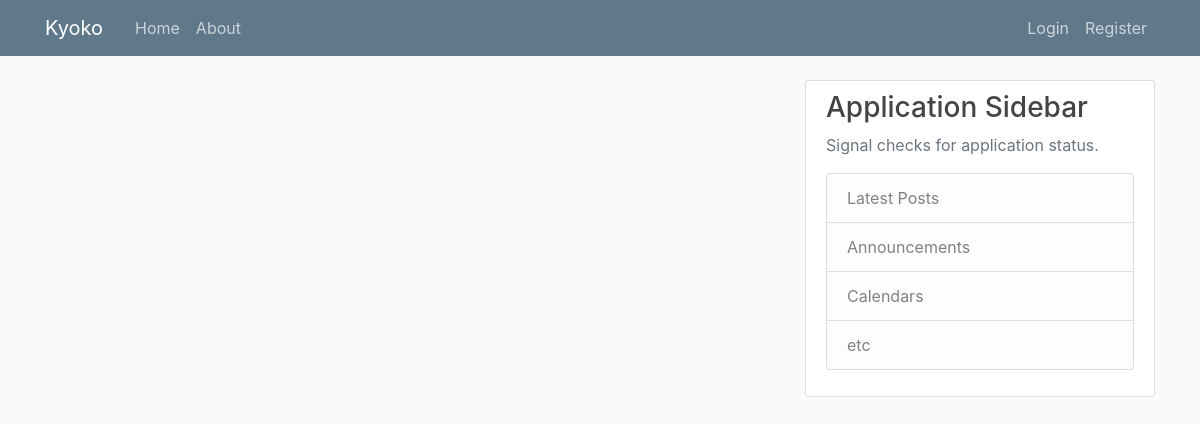
Page /home on the earlier database version.
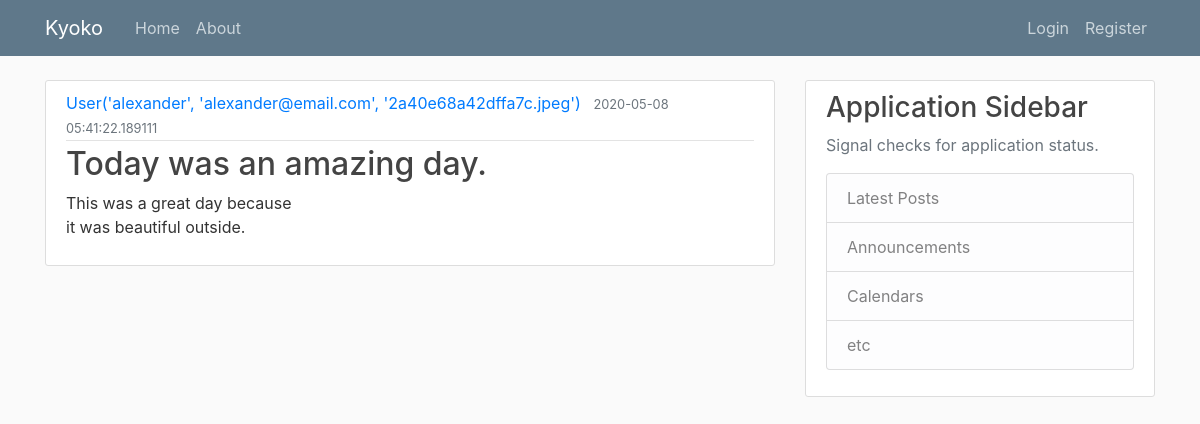
Same page on the later database version.
### helloflask/models.py (models this page shows, shortened)
class Post(db.Model):
    id = db.Column(db.Integer, primary_key=True)
    title = db.Column(db.String(100), nullable=False)
    date_posted = db.Column(db.DateTime, nullable=False, default=datetime.utcnow)
    content = db.Column(db.Text, nullable=False)
    user_id = db.Column(db.Integer, db.ForeignKey('user.id'), nullable=False)

class User(db.Model, UserMixin):
    id = db.Column(db.Integer, primary_key=True)
    username = db.Column(db.String(20), unique=True, nullable=False)
    email = db.Column(db.String(120), unique=True, nullable=False)
    image_file = db.Column(db.String(20), nullable=False, default= 'default.jpeg')
    password = db.Column(db.String(60), nullable=False)
    posts = db.relationship('Post', backref='author', lazy=True)
    def __repr__(self):
        return f"User('{self.username}', '{self.email}', '{self.image_file}')"

### helloflask/routes.py (the view)
@app.route("/") # This is a decorator or s fnction that wraps itself around another function.
@app.route("/home")
def home():
    posts = Post.query.all()
    return render_template('home.html', posts=posts)

### helloflask/templates/home.html
{% extends "layout.html" %}
{% block content %}
   {% for post in posts %}
         <article class="media content-section">
      <div class="media-body">
       <div class="article-metadata">
         <a class="mr-2" href="#">{{ post.author }}</a>
         <small class="text-muted">{{ post.date_posted }}</small>
       </div>
       <h2><a class="article-title" href="#">{{ post.title }}</a></h2>
       <p class="article-content">{{ post.content }}</p>
      </div>
      </article>
    {% endfor %}
{% endblock content %}

### helloflask/templates/layout.html (shortened to what this page needs)
<!DOCTYPE html>
<html>
<head>
    <link rel="stylesheet" href="https://maxcdn.bootstrapcdn.com/bootstrap/4.0.0/css/bootstrap.min.css">
    <link rel="stylesheet" type="text/css" href="{{ url_for('static', filename='main.css') }}">
</head>
<body>
    <header class="site-header">
      <nav class="navbar navbar-expand-md navbar-dark bg-steel fixed-top">
        <div class="container">
          <a class="navbar-brand mr-4" href="/">Kyoko</a>
          <div class="collapse navbar-collapse" id="navbarToggle">
            <div class="navbar-nav mr-auto">
              <a class="nav-item nav-link" href="{{ url_for('home') }}">Home</a>
              <a class="nav-item nav-link" href="{{ url_for('about') }}">About</a>
            </div>
            <div class="navbar-nav">
                {% if current_user.is_authenticated %}
                  <a class="nav-item nav-link" href="{{ url_for('new_post') }}">New Post</a>
                  <a class="nav-item nav-link" href="{{ url_for('account') }}">Account</a>
                  <a class="nav-item nav-link" href="{{ url_for('logout') }}">Logout</a>
                {% else %}
                  <a class="nav-item nav-link" href="{{ url_for('login') }}">Login</a>
                  <a class="nav-item nav-link" href="{{ url_for('register') }}">Register</a>
                {% endif %}
            </div>
          </div>
        </div>
      </nav>
    </header>
    <main role="main" class="container">
      <div class="row">
        <div class="col-md-8">
          {% block content %}{% endblock %}
        </div>
        <div class="col-md-4">
          <div class="content-section">
            <h3>Application Sidebar</h3>
            <p class='text-muted'>Signal checks for application status.
              <ul class="list-group">
                <li class="list-group-item list-group-item-light">Latest Posts</li>
                <li class="list-group-item list-group-item-light">Announcements</li>
                <li class="list-group-item list-group-item-light">Calendars</li>
                <li class="list-group-item list-group-item-light">etc</li>
              </ul>
            </p>
          </div>
        </div>
      </div>
    </main>
</body>
</html>

### helloflask/static/main.css (style rules this page uses)
body { background: #fafafa; color: #333333; margin-top: 5rem; }
h1, h2, h3, h4, h5, h6 { color: #444444; }
.bg-steel { background-color: #5f788a; }
.site-header .navbar-nav .nav-link { color: #cbd5db; }
.content-section { background: #ffffff; padding: 10px 20px; border: 1px solid #dddddd; border-radius: 3px; margin-bottom: 20px; }
.article-title { color: #444444; }
.article-content { white-space: pre-line; }
.article-metadata { padding-bottom: 1px; margin-bottom: 4px; border-bottom: 1px solid #e3e3e3 }

Differences in the rows shown:
added Post: author "User('alexander', 'alexander@email.com', '2a40e68a42dffa7c.jpeg')", date_posted "2020-05-08 05:41:22.189111", title "Today was an amazing day.", content "This was a great day because it was beautiful outside."
